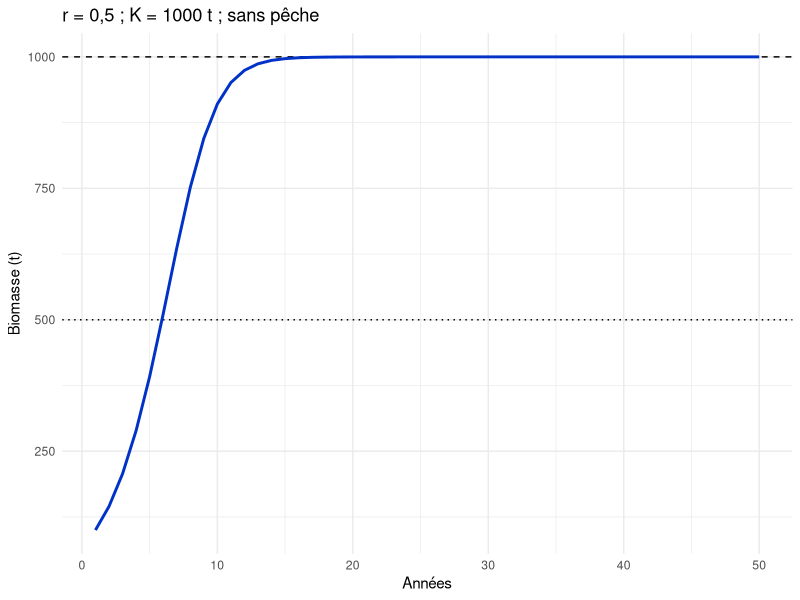
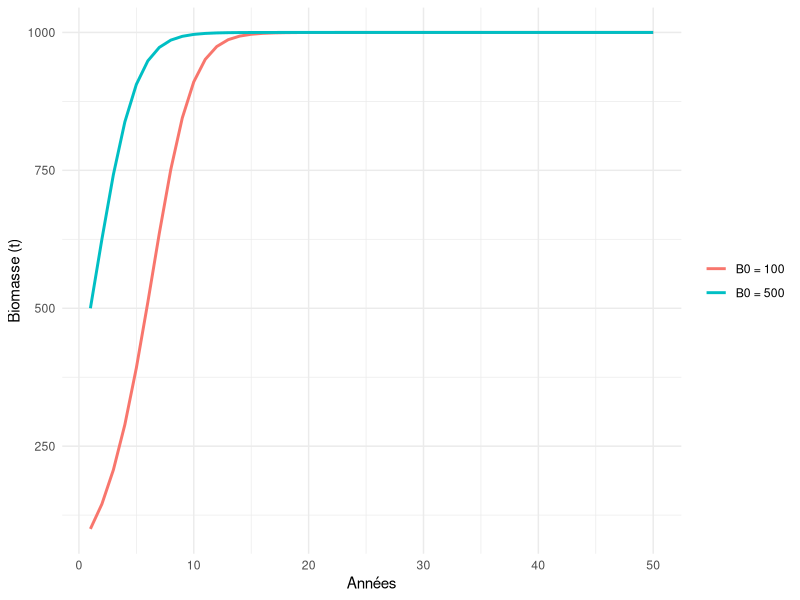

Source code (R) for these figures, in order:
## ---- chunk 1
#| label: packages
if (!requireNamespace("ggplot2", quietly = TRUE)) install.packages("ggplot2")
library(ggplot2)
## ---- chunk 2
#| label: main
10 + 0.2 * 10 * (1 - 10 / 100) - 1
## ---- chunk 3
#| label: avous-main
# votre code ici

## ---- chunk 4
#| label: avous-fonction
# votre code ici

## ---- chunk 5
#| label: simuler
# Si vous n'avez pas encore écrit biomasse_suivante(), la voici :
biomasse_suivante <- function(B, r, K, C = 0) {
  max(B + r * B * (1 - B / K) - C, 0)
}
simuler <- function(B0, r, K, C = 0, n = 50) {
  B <- numeric(n)
  B[1] <- B0
  for (t in 1:(n - 1)) {
    B[t + 1] <- biomasse_suivante(B[t], r, K, C)
  }
  data.frame(annee = 1:n, B = B, r = r, K = K, C = C)
}

traj <- simuler(B0 = 100, r = 0.5, K = 1000)
ggplot(traj, aes(annee, B)) +
  geom_hline(yintercept = c(500, 1000), linetype = c("dotted", "dashed")) +
  geom_line(colour = "#0032C8", linewidth = 1) +
  labs(x = "Années", y = "Biomasse (t)", title = "r = 0,5 ; K = 1000 t ; sans pêche") +
  theme_minimal()
## ---- chunk 6
#| label: exemple-rbind
s1 <- simuler(B0 = 100, r = 0.5, K = 1000)
s2 <- simuler(B0 = 500, r = 0.5, K = 1000)
deux <- rbind(s1, s2)           # empile les deux tableaux
deux$depart <- factor(rep(c("B0 = 100", "B0 = 500"), each = 50))
ggplot(deux, aes(annee, B, colour = depart)) +
  geom_line(linewidth = 1) +
  labs(x = "Années", y = "Biomasse (t)", colour = NULL) +
  theme_minimal()
## ---- chunk 7
#| label: avous-production
# votre code ici

## ---- chunk 8
#| label: avous-r
# votre code ici

## ---- chunk 9
#| label: avous-chaos
# votre code ici

## ---- chunk 10
#| label: avous-K
# votre code ici

## ---- chunk 11
#| label: avous-captures
# votre code ici

## ---- chunk 12
#| label: session
sessionInfo()
